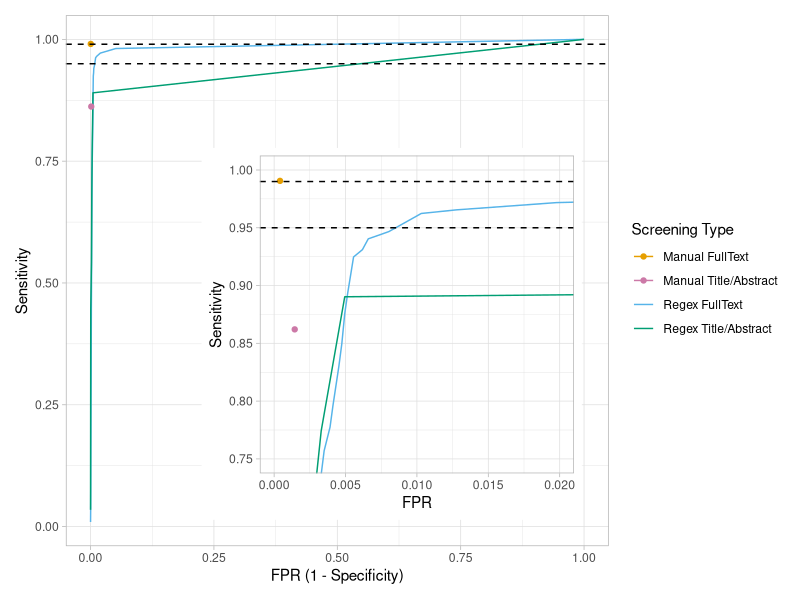

Reproduce this figure in R.
## ---- chunk 1
# Running RStudio and R Version  4.2.1

library(dplyr)     #V1.0.9
library(ggplot2)   #V3.3.6
library(tidyr)     #V1.2.0
library(patchwork) #V1.1.1
## ---- chunk 2
# Dataset of all results for analysis
results <- read.csv("data-analysis/full_data_for_analysis.csv", stringsAsFactors = F)
## ---- chunk 3
cbPalette <- c("#E69F00", "#CC79A7", "#56B4E9", "#009E73")
## ---- chunk 4
# Add FPR (false positive rate column) e.g. 1 minus specificity and 1 minus sensitivity
results <- results %>%
  mutate(FPR = 1- Specificity,
         OneMinusSens = 1 - Sensitivity) %>%
  rename("Screening Type" = Screening_Type)
# Specify levels (for graph legend)
results$"Screening Type" <- factor(results$"Screening Type", levels = c("Manual_TiAb", "Manual_FullText", "Regex_TiAb", "Regex_FullText"))
# Reformat Screening Type (for graph legend)
results$"Screening Type" <- sub("_", " ", results$"Screening Type")
results$"Screening Type" <- sub("TiAb", "Title/Abstract", results$"Screening Type")
# Specify labels for graph
label=c("0.95", "0.99")


# Plot ROC curve graph
p <- ggplot(results, aes(FPR, Sensitivity, colour = `Screening Type`)) +
  stat_summary(fun="mean", geom="line") + 
  scale_colour_manual(values = cbPalette) +
  geom_point(data = head(results, 2)) +
  theme(legend.position = "right") +
  geom_hline(yintercept = 0.99, linetype = "dashed") + geom_hline(yintercept = 0.95, linetype = "dashed") +
  theme_light() + 
  xlab("FPR (1 - Specificity)")

# Plot inset
inset <- ggplot(results, aes(FPR, Sensitivity, colour = `Screening Type`)) +
  stat_summary(fun="mean", geom="line") + 
  scale_colour_manual(values = cbPalette) +
  geom_point(data = head(results, 2)) +
  geom_hline(yintercept = 0.99, linetype = "dashed") + geom_hline(yintercept = 0.95, linetype = "dashed") +
  theme_light() + 
  coord_cartesian(xlim = c(0,0.02), ylim = c(0.75,1)) +
  theme(legend.position = "none")

# Merge
p + inset_element(inset + theme(legend.position = "none"), right = 0.95, bottom = 0.05, left = 0.25, top = 0.75)
## ---- chunk 5
# For regex tiab:

regex_tiab_results <- results %>%
  rename(Screening_Type = "Screening Type") %>%
  # Subset results
  filter(Screening_Type == "Regex Title/Abstract") %>%
  # Calculate 1 - Sensitivity
  # Calculate C
  mutate(OneMinusSens = 1 - Sensitivity,
         C = sqrt(OneMinusSens^2 + FPR^2)) %>%
  # Arrange C by low to high
  arrange(C) %>%
  # Subset only smallest value of C
  head(1)

# For regex full-text:

regex_fulltext_results <- results %>%
  rename(Screening_Type = "Screening Type") %>%
  # Subset results
  filter(Screening_Type == "Regex FullText") %>%
  # Calculate 1 - Sensitivity
  # Calculate C
  mutate(OneMinusSens = 1 - Sensitivity,
         C = sqrt(OneMinusSens^2 + FPR^2)) %>%
  # Arrange C by low to high
  arrange(C) %>%
  # Subset only smallest value of C
  head(1)

# Get manual screening

manual_results <- results %>%
  rename(Screening_Type = "Screening Type") %>%
  # Subset results
  filter(Screening_Type == "Manual Title/Abstract" | Screening_Type == "Manual FullText") %>%
  # Calculate 1 - Sensitivity
  # Calculate C
  mutate(OneMinusSens = 1 - Sensitivity,
         C = sqrt(OneMinusSens^2 + FPR^2))


# Merge optimal results
optimal_results <- rbind(manual_results, regex_tiab_results, regex_fulltext_results)

# Clear environment
rm(regex_tiab_results, regex_fulltext_results, manual_results)
## ---- chunk 6
write.csv(optimal_results, "data-analysis/optimal_results.csv", row.names = F)
